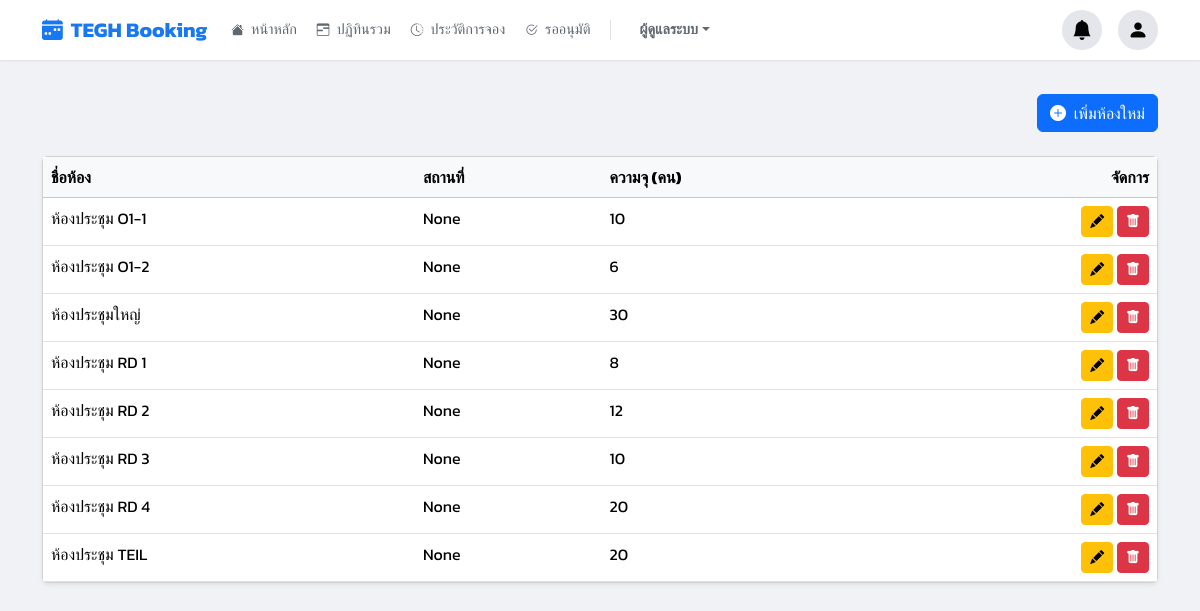
The page /manage/rooms/ (signed in) on the database as committed earlier.
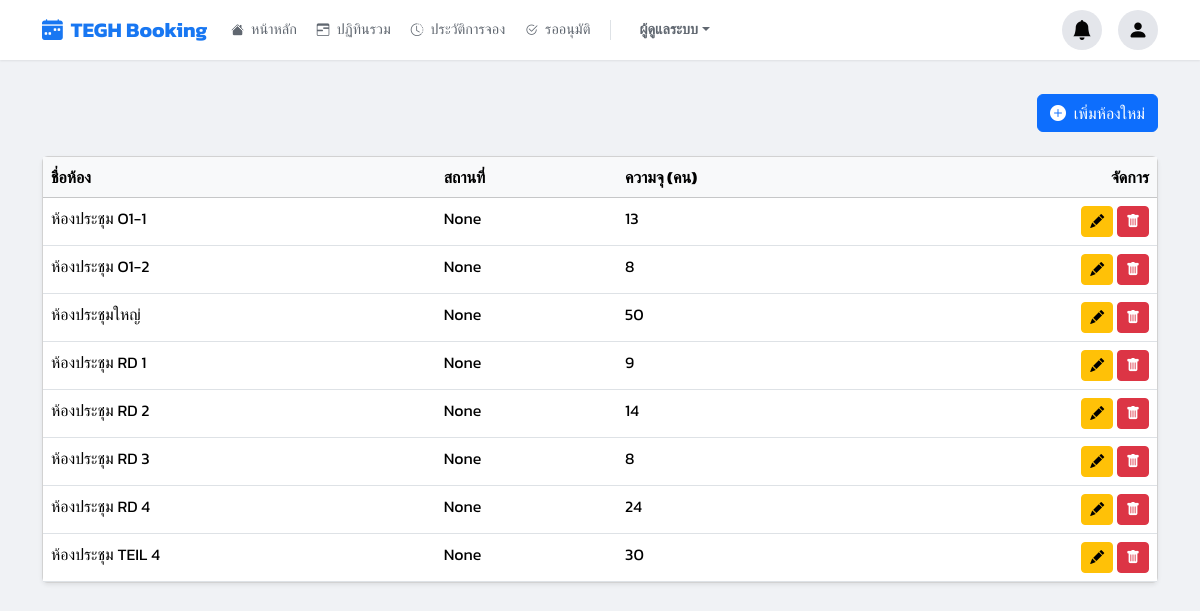
The same page on the database as committed later.
### booking/models.py (models this page shows, shortened)
class Room(models.Model):
    name = models.CharField(max_length=100, verbose_name="ชื่อห้องประชุม")
    building = models.CharField(max_length=100, blank=True, null=True, verbose_name="อาคาร/ตึก")
    floor = models.CharField(max_length=50, blank=True, null=True, verbose_name="ชั้น")
    location = models.CharField(max_length=255, blank=True, null=True, verbose_name="สถานที่ตั้ง")
    capacity = models.PositiveIntegerField(default=1, verbose_name="ความจุ (คน)")
    equipment_in_room = models.TextField(blank=True, null=True, help_text="ระบุอุปกรณ์ถาวรในห้อง", verbose_name="อุปกรณ์ถาวรในห้อง")
    image = models.ImageField(upload_to='room_images/', blank=True, null=True, verbose_name="รูปภาพห้อง")
    approver = models.ForeignKey(User, on_delete=models.SET_NULL, null=True, blank=True, related_name='approvable_rooms', verbose_name="ผู้อนุมัติ")
    is_maintenance = models.BooleanField(default=False, verbose_name="สถานะปิดปรับปรุง")
    maintenance_start = models.DateTimeField(null=True, blank=True, verbose_name="เริ่มปิดปรับปรุง")
    maintenance_end = models.DateTimeField(null=True, blank=True, verbose_name="สิ้นสุดปิดปรับปรุง")
    requires_approval = models.BooleanField(default=False, verbose_name="ต้องรออนุมัติ")
    line_notify_token = models.CharField(max_length=50, blank=True, null=True, verbose_name="Line Notify Token")
    teams_webhook_url = models.TextField(blank=True, null=True, verbose_name="Teams Webhook URL")

### booking/views.py (the view)
# urls.py: path('manage/rooms/', views.room_management_view, name='rooms'),
@login_required
@user_passes_test(is_admin)
def room_management_view(request):
    return render(request, 'pages/rooms.html', {**get_base_context(request), 'rooms': Room.objects.all()})

### booking/views.py (called while the page is built)
def is_admin(user):
    return user.is_authenticated and (user.is_superuser or user.is_staff or user.groups.filter(name='Admin').exists())

def is_approver_or_admin(user):
    return user.is_authenticated and (user.is_superuser or user.is_staff or user.groups.filter(name__in=['Approver', 'Admin']).exists())

### templates/pages/rooms.html (shortened to what this page needs)
{% extends 'base.html' %}
{% load static %}
{% block content %}
<div class="d-flex justify-content-end align-items-center mb-4">
    <a href="{% url 'add_room' %}" class="btn btn-primary">
        <i class="bi bi-plus-circle-fill me-1"></i> เพิ่มห้องใหม่
    </a>
</div>
<div class="card shadow-sm">
    <div class="card-body p-0">
        <div class="table-responsive">
            <table class="table table-hover mb-0">
                <thead class="table-light">
                    <tr>
                        <th>ชื่อห้อง</th>
                        <th>สถานที่</th>
                        <th>ความจุ (คน)</th>
                        <th class="text-end">จัดการ</th>
                    </tr>
                </thead>
                <tbody>
                    {% for room in rooms %}
                    <tr>
                        <td>{{ room.name }}</td>
                        <td>{{ room.location }}</td>
                        <td>{{ room.capacity }}</td>
                        <td class="text-end">
                            <a href="{% url 'edit_room' room.id %}" class="btn btn-sm btn-warning"><i class="bi bi-pencil-fill"></i></a>
                            <button type="button" class="btn btn-sm btn-danger" data-bs-toggle="modal" data-bs-target="#deleteRoomModal-{{ room.id }}"><i class="bi bi-trash-fill"></i></button>
                        </td>
                    </tr>
                    {% empty %}
                    <tr><td colspan="4" class="text-center text-muted py-4">ยังไม่มีห้องประชุมในระบบ</td></tr>
                    {% endfor %}
                </tbody>
            </table>
        </div>
    </div>
</div>
{% endblock %}

Rows that differ between the two databases and show on the page:
changed Room "ห้องประชุม O1-1": capacity "10" → "13"
changed Room "ห้องประชุม O1-2": capacity "6" → "8"
changed Room "ห้องประชุมใหญ่": capacity "30" → "50"
changed Room "ห้องประชุม RD 1": capacity "8" → "9"
changed Room "ห้องประชุม RD 2": capacity "12" → "14"
changed Room "ห้องประชุม RD 3": capacity "10" → "8"
changed Room "ห้องประชุม RD 4": capacity "20" → "24"
changed Room: name "ห้องประชุม TEIL" → "ห้องประชุม TEIL 4"; capacity "20" → "30"
